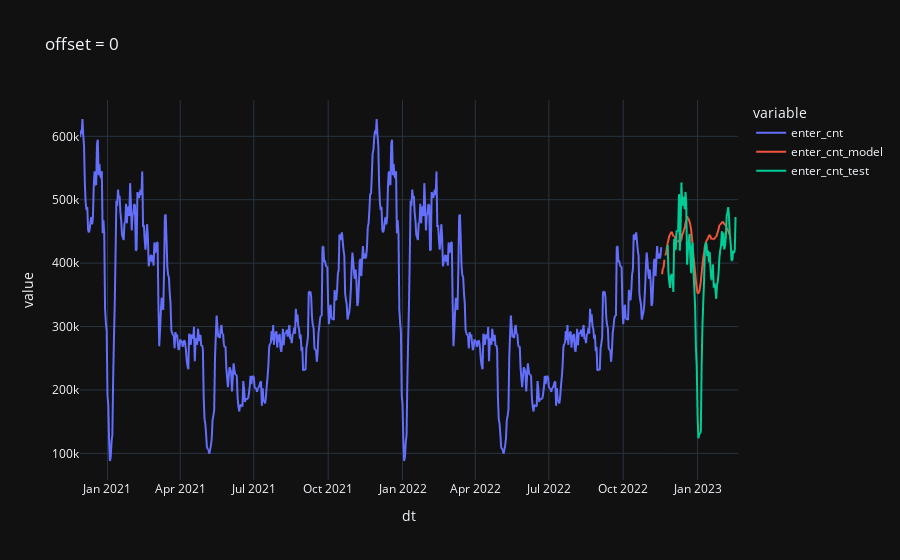
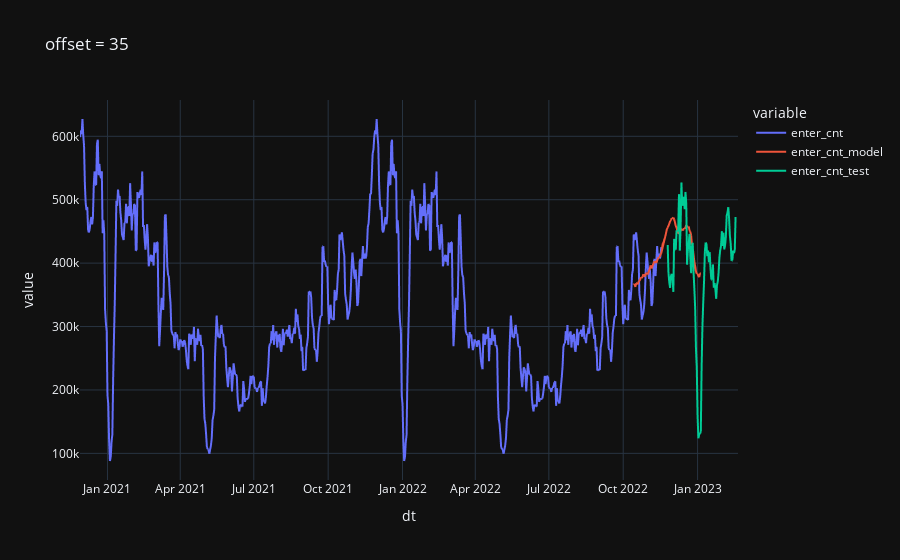
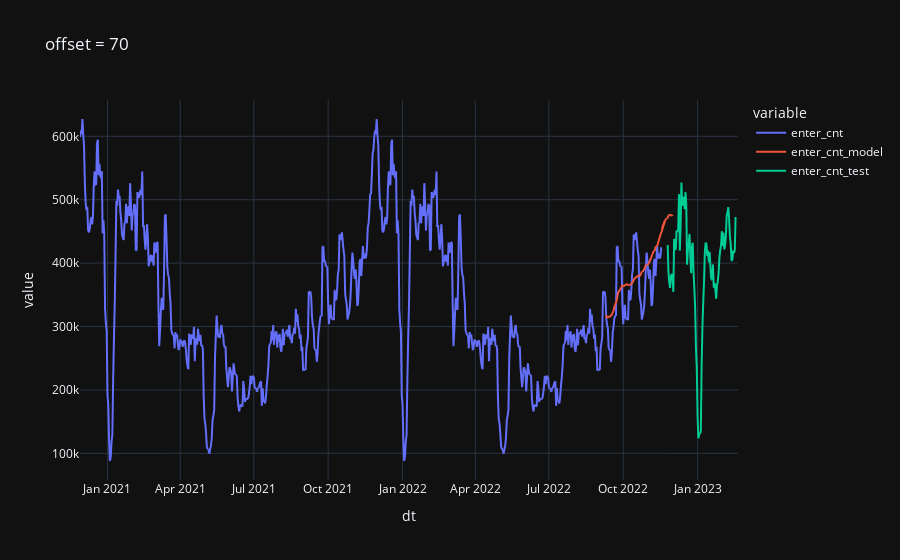
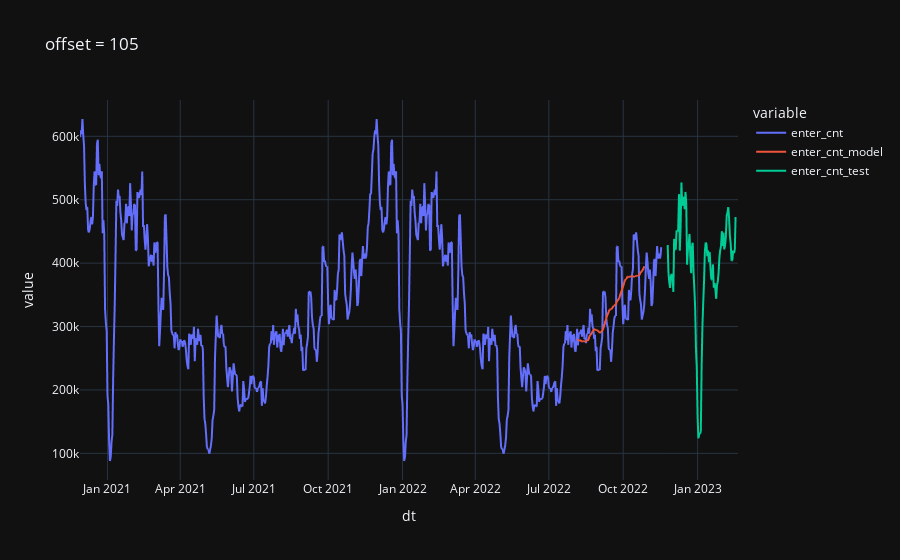

These figures' notebook cell, in order:
### Code cell
x_shape = (len(data_norm.columns), HISTORY_SIZE)
x_elm = x_shape[0] * x_shape[1]
y_shape = (1, HORIZON_SIZE)
y_elm = y_shape[0] * y_shape[1]

def test_model(offset):
    out = data_norm.copy()
    tx = out.copy().iloc[len(data_norm) - offset - HISTORY_SIZE:len(data_norm) - offset]
    # tx['enter_cnt'] /= enter_std
    # tx['leave_cnt'] /= leave_std
    # tx['search_cnt'] /= search_std
    mx = tx.values.reshape((1, x_elm))
    my = model.predict(mx)
    my = my.reshape(y_shape).transpose()
    ty = pd.DataFrame(my)
    ty_index = pd.date_range(tx.index[-1] + pd.DateOffset(1), tx.index[-1] + pd.DateOffset(HORIZON_SIZE), freq='D')
    ty = pd.DataFrame({ 'dt': ty_index, 'enter_cnt': ty[0] }).set_index('dt')
    # ty = pd.DataFrame({ 'dt': ty_index, 'leave_cnt': ty[0] }).set_index('dt')
    ty['enter_cnt'] *= enter_std
    out['enter_cnt'] *= enter_std
    out = pd.concat([out, enter_test_smooth])
    out = out.merge(ty, on='dt', how='outer', suffixes=['', '_model'])

    res = out
    px.line(res, y=['enter_cnt', 'enter_cnt_model', 'enter_cnt_test'], title=f"offset = {offset}").show()
    # px.line(res, y=['leave_cnt', 'leave_cnt_model'], title=f"offset = {offset}").show()

test_model(0*7)
test_model(5*7)
test_model(10*7)
test_model(15*7)
test_model(20*7)
test_model(25*7)
test_model(30*7)
test_model(35*7)

### Figure 1 — Plotly figure (JSON) as saved in the notebook; plotly's stock layout.template omitted (floating-point values rounded to 4 significant figures; data arrays with more than 128 entries replaced by an {"elided": "..."} marker saying what was removed)
{"data": [{"hovertemplate": "variable=enter_cnt<br>dt=%{x}<br>value=%{y}<extra></extra>", "legendgroup": "enter_cnt", "line": {"color": "#636efa", "dash": "solid"}, "marker": {"symbol": "circle"}, "mode": "lines", "name": "enter_cnt", "showlegend": true, "x": {"elided": "815 str values"}, "xaxis": "x", "y": {"elided": "815 float values"}, "yaxis": "y", "type": "scattergl"}, {"hovertemplate": "variable=enter_cnt_model<br>dt=%{x}<br>value=%{y}<extra></extra>", "legendgroup": "enter_cnt_model", "line": {"color": "#EF553B", "dash": "solid"}, "marker": {"symbol": "circle"}, "mode": "lines", "name": "enter_cnt_model", "showlegend": true, "x": {"elided": "815 str values"}, "xaxis": "x", "y": {"elided": "815 float values"}, "yaxis": "y", "type": "scattergl"}, {"hovertemplate": "variable=enter_cnt_test<br>dt=%{x}<br>value=%{y}<extra></extra>", "legendgroup": "enter_cnt_test", "line": {"color": "#00cc96", "dash": "solid"}, "marker": {"symbol": "circle"}, "mode": "lines", "name": "enter_cnt_test", "showlegend": true, "x": {"elided": "815 str values"}, "xaxis": "x", "y": {"elided": "815 float values"}, "yaxis": "y", "type": "scattergl"}], "layout": {"xaxis": {"anchor": "y", "domain": [0.0, 1.0], "title": {"text": "dt"}}, "yaxis": {"anchor": "x", "domain": [0.0, 1.0], "title": {"text": "value"}}, "legend": {"title": {"text": "variable"}, "tracegroupgap": 0}, "title": {"text": "offset = 0"}}}

### Figure 2 — Plotly figure (JSON) as saved in the notebook; plotly's stock layout.template omitted (floating-point values rounded to 4 significant figures; data arrays with more than 128 entries replaced by an {"elided": "..."} marker saying what was removed)
{"data": [{"hovertemplate": "variable=enter_cnt<br>dt=%{x}<br>value=%{y}<extra></extra>", "legendgroup": "enter_cnt", "line": {"color": "#636efa", "dash": "solid"}, "marker": {"symbol": "circle"}, "mode": "lines", "name": "enter_cnt", "showlegend": true, "x": {"elided": "815 str values"}, "xaxis": "x", "y": {"elided": "815 float values"}, "yaxis": "y", "type": "scattergl"}, {"hovertemplate": "variable=enter_cnt_model<br>dt=%{x}<br>value=%{y}<extra></extra>", "legendgroup": "enter_cnt_model", "line": {"color": "#EF553B", "dash": "solid"}, "marker": {"symbol": "circle"}, "mode": "lines", "name": "enter_cnt_model", "showlegend": true, "x": {"elided": "815 str values"}, "xaxis": "x", "y": {"elided": "815 float values"}, "yaxis": "y", "type": "scattergl"}, {"hovertemplate": "variable=enter_cnt_test<br>dt=%{x}<br>value=%{y}<extra></extra>", "legendgroup": "enter_cnt_test", "line": {"color": "#00cc96", "dash": "solid"}, "marker": {"symbol": "circle"}, "mode": "lines", "name": "enter_cnt_test", "showlegend": true, "x": {"elided": "815 str values"}, "xaxis": "x", "y": {"elided": "815 float values"}, "yaxis": "y", "type": "scattergl"}], "layout": {"xaxis": {"anchor": "y", "domain": [0.0, 1.0], "title": {"text": "dt"}}, "yaxis": {"anchor": "x", "domain": [0.0, 1.0], "title": {"text": "value"}}, "legend": {"title": {"text": "variable"}, "tracegroupgap": 0}, "title": {"text": "offset = 35"}}}

### Figure 3 — Plotly figure (JSON) as saved in the notebook; plotly's stock layout.template omitted (floating-point values rounded to 4 significant figures; data arrays with more than 128 entries replaced by an {"elided": "..."} marker saying what was removed)
{"data": [{"hovertemplate": "variable=enter_cnt<br>dt=%{x}<br>value=%{y}<extra></extra>", "legendgroup": "enter_cnt", "line": {"color": "#636efa", "dash": "solid"}, "marker": {"symbol": "circle"}, "mode": "lines", "name": "enter_cnt", "showlegend": true, "x": {"elided": "815 str values"}, "xaxis": "x", "y": {"elided": "815 float values"}, "yaxis": "y", "type": "scattergl"}, {"hovertemplate": "variable=enter_cnt_model<br>dt=%{x}<br>value=%{y}<extra></extra>", "legendgroup": "enter_cnt_model", "line": {"color": "#EF553B", "dash": "solid"}, "marker": {"symbol": "circle"}, "mode": "lines", "name": "enter_cnt_model", "showlegend": true, "x": {"elided": "815 str values"}, "xaxis": "x", "y": {"elided": "815 float values"}, "yaxis": "y", "type": "scattergl"}, {"hovertemplate": "variable=enter_cnt_test<br>dt=%{x}<br>value=%{y}<extra></extra>", "legendgroup": "enter_cnt_test", "line": {"color": "#00cc96", "dash": "solid"}, "marker": {"symbol": "circle"}, "mode": "lines", "name": "enter_cnt_test", "showlegend": true, "x": {"elided": "815 str values"}, "xaxis": "x", "y": {"elided": "815 float values"}, "yaxis": "y", "type": "scattergl"}], "layout": {"xaxis": {"anchor": "y", "domain": [0.0, 1.0], "title": {"text": "dt"}}, "yaxis": {"anchor": "x", "domain": [0.0, 1.0], "title": {"text": "value"}}, "legend": {"title": {"text": "variable"}, "tracegroupgap": 0}, "title": {"text": "offset = 70"}}}

### Figure 4 — Plotly figure (JSON) as saved in the notebook; plotly's stock layout.template omitted (floating-point values rounded to 4 significant figures; data arrays with more than 128 entries replaced by an {"elided": "..."} marker saying what was removed)
{"data": [{"hovertemplate": "variable=enter_cnt<br>dt=%{x}<br>value=%{y}<extra></extra>", "legendgroup": "enter_cnt", "line": {"color": "#636efa", "dash": "solid"}, "marker": {"symbol": "circle"}, "mode": "lines", "name": "enter_cnt", "showlegend": true, "x": {"elided": "811 str values"}, "xaxis": "x", "y": {"elided": "811 float values"}, "yaxis": "y", "type": "scattergl"}, {"hovertemplate": "variable=enter_cnt_model<br>dt=%{x}<br>value=%{y}<extra></extra>", "legendgroup": "enter_cnt_model", "line": {"color": "#EF553B", "dash": "solid"}, "marker": {"symbol": "circle"}, "mode": "lines", "name": "enter_cnt_model", "showlegend": true, "x": {"elided": "811 str values"}, "xaxis": "x", "y": {"elided": "811 float values"}, "yaxis": "y", "type": "scattergl"}, {"hovertemplate": "variable=enter_cnt_test<br>dt=%{x}<br>value=%{y}<extra></extra>", "legendgroup": "enter_cnt_test", "line": {"color": "#00cc96", "dash": "solid"}, "marker": {"symbol": "circle"}, "mode": "lines", "name": "enter_cnt_test", "showlegend": true, "x": {"elided": "811 str values"}, "xaxis": "x", "y": {"elided": "811 float values"}, "yaxis": "y", "type": "scattergl"}], "layout": {"xaxis": {"anchor": "y", "domain": [0.0, 1.0], "title": {"text": "dt"}}, "yaxis": {"anchor": "x", "domain": [0.0, 1.0], "title": {"text": "value"}}, "legend": {"title": {"text": "variable"}, "tracegroupgap": 0}, "title": {"text": "offset = 105"}}}
